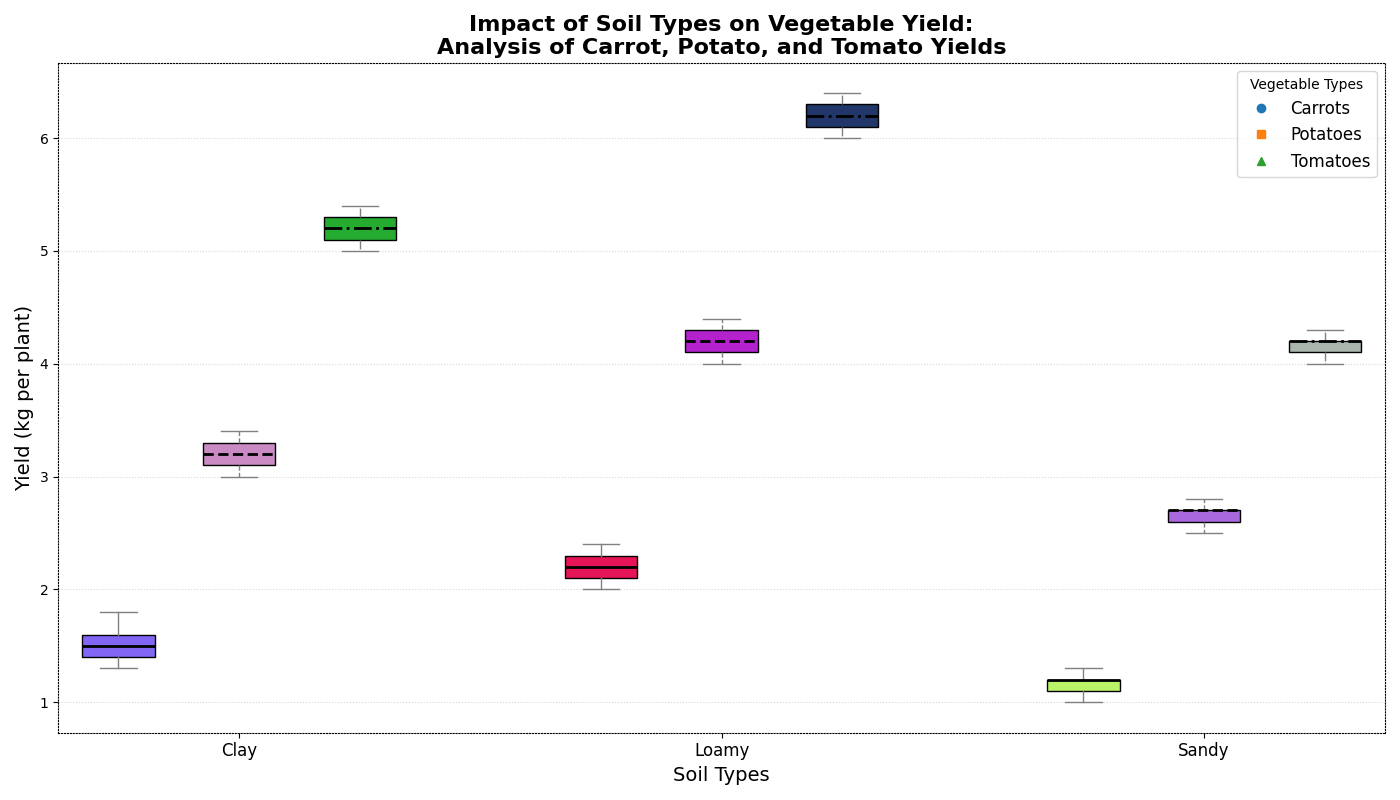

Write the Python code that produced this figure.
import matplotlib.pyplot as plt
import numpy as np

vegetables = ['Carrots', 'Potatoes', 'Tomatoes']
soil_types = ['Clay', 'Loamy', 'Sandy']

carrots_yield = [
    [1.3, 1.5, 1.6, 1.8, 1.4],
    [2.0, 2.2, 2.1, 2.3, 2.4],
    [1.0, 1.2, 1.1, 1.3, 1.2]
]

potatoes_yield = [
    [3.0, 3.2, 3.3, 3.4, 3.1],
    [4.0, 4.2, 4.1, 4.3, 4.4],
    [2.5, 2.7, 2.6, 2.8, 2.7]
]

tomatoes_yield = [
    [5.0, 5.3, 5.1, 5.4, 5.2],
    [6.0, 6.3, 6.1, 6.4, 6.2],
    [4.0, 4.2, 4.1, 4.3, 4.2]
]

data = [carrots_yield, potatoes_yield, tomatoes_yield]

fig, ax = plt.subplots(figsize=(14, 8))

positions = np.array(range(len(soil_types))) * 4
for yields, veg, marker, linestyle in zip(data, vegetables, ['o', 's', '^'], ['-', '--', '-.']):
    pos = positions + data.index(yields)
    bp = ax.boxplot(yields, positions=pos, widths=0.6, patch_artist=True, notch=False)

    for patch in bp['boxes']:
        patch.set_facecolor(np.random.rand(3,))  # Random colors

    for whisker in bp['whiskers']:
        whisker.set(color='gray', linewidth=1, linestyle=linestyle)
    for cap in bp['caps']:
        cap.set(color='gray', linewidth=1)
    for median in bp['medians']:
        median.set(color='black', linewidth=2, linestyle=linestyle)

ax.set_xticks(positions + 1)
ax.set_xticklabels(soil_types, fontsize=12)

ax.set_title("Impact of Soil Types on Vegetable Yield:\nAnalysis of Carrot, Potato, and Tomato Yields", fontsize=16, fontweight='bold')
ax.set_ylabel("Yield (kg per plant)", fontsize=14)
ax.set_xlabel("Soil Types", fontsize=14)

# Randomly decide grid visibility and line style
ax.grid(axis='y', linestyle=':', alpha=0.5)

# Add back legend with random positions and markers
for veg, marker in zip(vegetables, ['o', 's', '^']):
    ax.plot([], [], label=veg, marker=marker, linestyle='None')
ax.legend(title='Vegetable Types', loc='upper right', fontsize=12)

# Random linestyle for axes
for spine in ax.spines.values():
    spine.set_linestyle('dotted')

plt.tight_layout()

plt.show()
